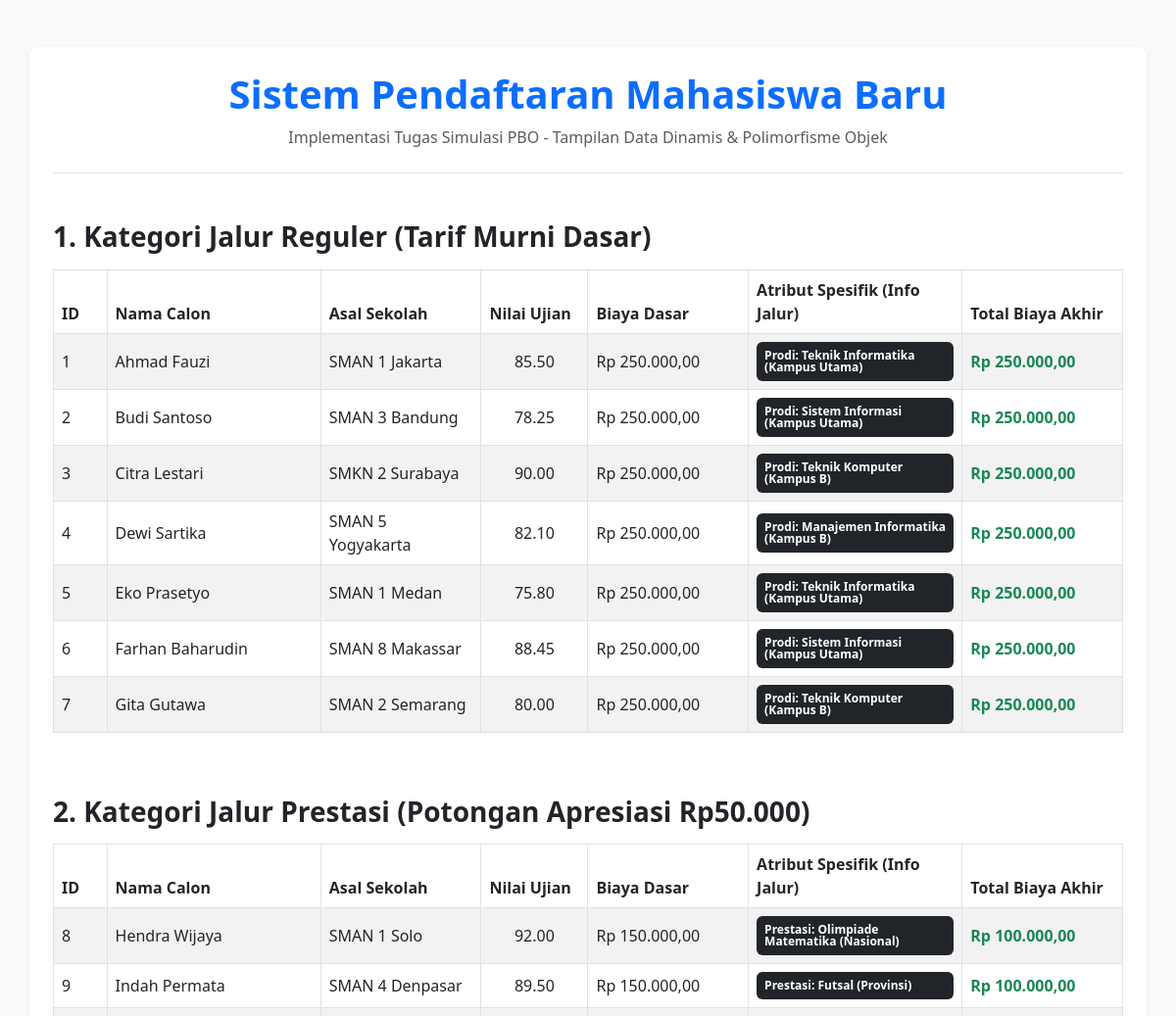
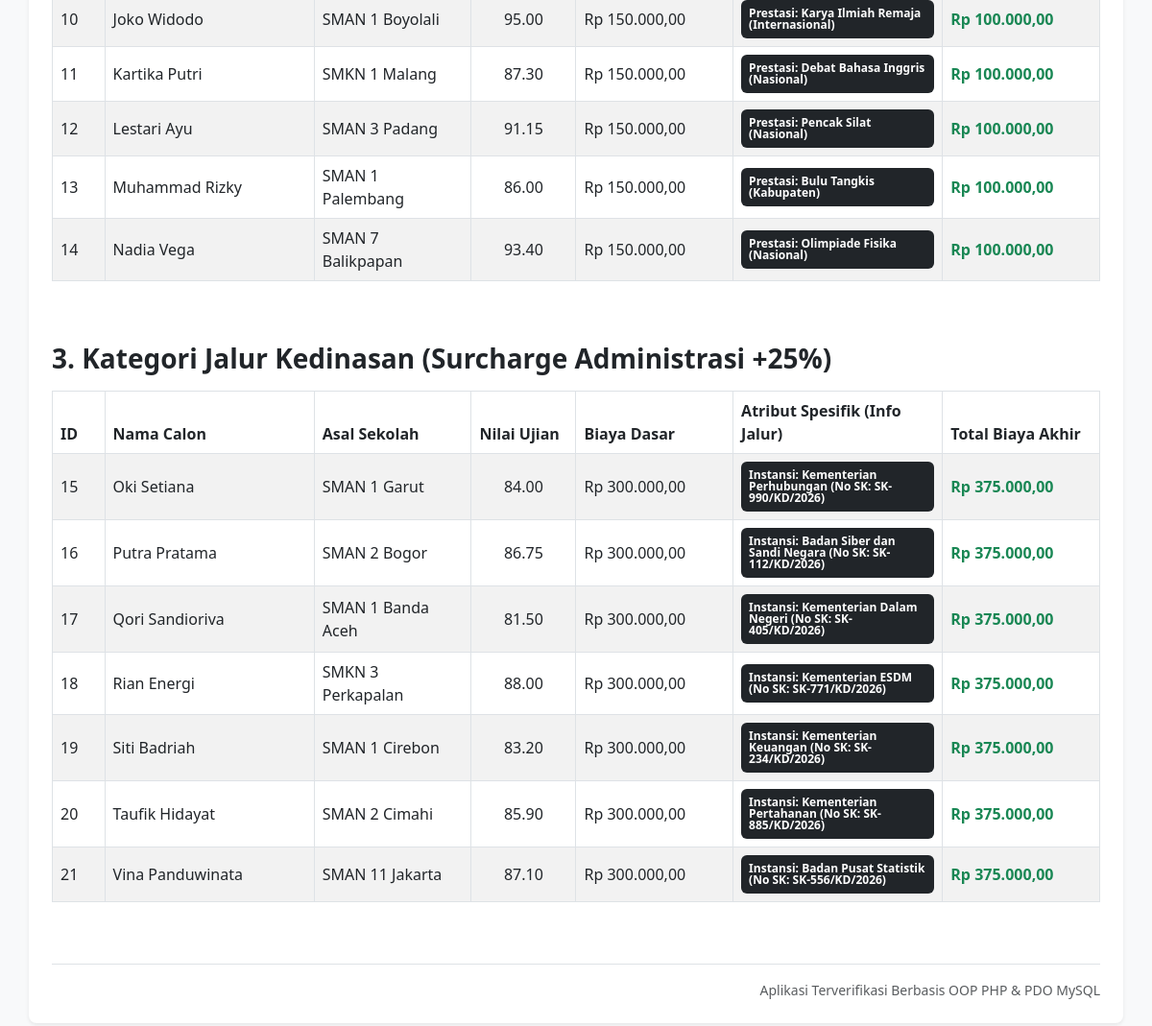
The page / on the database its author committed (2 pictures, top to bottom).
### tables this page shows
CREATE TABLE `tabel_pendaftaran` (
  `id_pendaftaran` int NOT NULL,
  `nama_calon` varchar(100) NOT NULL,
  `asal_sekolah` varchar(100) NOT NULL,
  `nilai_ujian` decimal(5,2) NOT NULL,
  `biaya_pendaftaran_dasar` decimal(10,2) NOT NULL,
  `jalur_pendaftaran` enum('Reguler','Prestasi','Kedinasan') NOT NULL,
  `pilihan_prodi` varchar(50) DEFAULT NULL,
  `lokasi_kampus` varchar(50) DEFAULT NULL,
  `jenis_prestasi` varchar(50) DEFAULT NULL,
  `tingkat_prestasi` varchar(30) DEFAULT NULL,
  `sk_ikatan_dinas` varchar(50) DEFAULT NULL,
  `instansi_sponsor` varchar(100) DEFAULT NULL
);

### pendaftaran.php (called while the page is built, shortened)
<?php
abstract class Pendaftaran {
    protected $id_pendaftaran;
    protected $nama_calon;
    protected $asal_sekolah;
    protected $nilai_ujian;
    protected $biayaPendaftaranDasar;
    public function __construct($id, $nama, $asal, $nilai, $biayaDasar) {
        $this->id_pendaftaran = $id;
        $this->nama_calon = $nama;
        $this->asal_sekolah = $asal;
        $this->nilai_ujian = $nilai;
        $this->biayaPendaftaranDasar = $biayaDasar;
    }
    public function getIdPendaftaran() { return $this->id_pendaftaran; }
    public function getNamaCalon() { return $this->nama_calon; }
    public function getAsalSekolah() { return $this->asal_sekolah; }
    public function getNilaiUjian() { return $this->nilai_ujian; }
    public function getBiayaDasar() { return $this->biayaPendaftaranDasar; }
}
?>

### PendaftaranReguler.php (called while the page is built, shortened)
<?php
require_once __DIR__ . '/Pendaftaran.php';
class PendaftaranReguler extends Pendaftaran {
    private $pilihanProdi;
    private $lokasiKampus;
    public function __construct($id, $nama, $asal, $nilai, $biayaDasar, $prodi, $kampus) {
        $this->pilihanProdi = $prodi;
        $this->lokasiKampus = $kampus;
    }
    public function hitungTotalBiaya() {
        return $this->biayaPendaftaranDasar;
    }
    public function tampilkanInfoJalur() {
        return "Prodi: " . $this->pilihanProdi . " (" . $this->lokasiKampus . ")";
    }
    public static function getDaftarReguler($db) {
        $query = "SELECT * FROM tabel_pendaftaran WHERE jalur_pendaftaran = 'Reguler'";
        $stmt = $db->prepare($query);
        $stmt->execute();
        $daftar = [];
        while ($row = $stmt->fetch(PDO::FETCH_ASSOC)) {
            $daftar[] = new PendaftaranReguler(
                $row['id_pendaftaran'], $row['nama_calon'], $row['asal_sekolah'],
                $row['nilai_ujian'], $row['biaya_pendaftaran_dasar'],
                $row['pilihan_prodi'], $row['lokasi_kampus']
            );
        }
        return $daftar;
    }
}
?>

### PendaftaranPrestasi.php (called while the page is built, shortened)
<?php
require_once __DIR__ . '/Pendaftaran.php';
class PendaftaranPrestasi extends Pendaftaran {
    private $jenisPrestasi;
    private $tingkatPrestasi;
    public function __construct($id, $nama, $asal, $nilai, $biayaDasar, $jenis, $tingkat) {
        $this->jenisPrestasi = $jenis;
        $this->tingkatPrestasi = $tingkat;
    }
    public function hitungTotalBiaya() {
        return $this->biayaPendaftaranDasar - 50000;
    }
    public function tampilkanInfoJalur() {
        return "Prestasi: " . $this->jenisPrestasi . " (" . $this->tingkatPrestasi . ")";
    }
    public static function getDaftarPrestasi($db) {
        $query = "SELECT * FROM tabel_pendaftaran WHERE jalur_pendaftaran = 'Prestasi'";
        $stmt = $db->prepare($query);
        $stmt->execute();
        $daftar = [];
        while ($row = $stmt->fetch(PDO::FETCH_ASSOC)) {
            $daftar[] = new PendaftaranPrestasi(
                $row['id_pendaftaran'], $row['nama_calon'], $row['asal_sekolah'],
                $row['nilai_ujian'], $row['biaya_pendaftaran_dasar'],
                $row['jenis_prestasi'], $row['tingkat_prestasi']
            );
        }
        return $daftar;
    }
}
?>

### PendaftaranKedinasan.php (called while the page is built, shortened)
<?php
require_once __DIR__ . '/Pendaftaran.php';
class PendaftaranKedinasan extends Pendaftaran {
    private $skIkatanDinas;
    private $instansiSponsor;
    public function __construct($id, $nama, $asal, $nilai, $biayaDasar, $sk, $sponsor) {
        $this->skIkatanDinas = $sk;
        $this->instansiSponsor = $sponsor;
    }
    public function hitungTotalBiaya() {
        return $this->biayaPendaftaranDasar * 1.25;
    }
    public function tampilkanInfoJalur() {
        return "Instansi: " . $this->instansiSponsor . " (No SK: " . $this->skIkatanDinas . ")";
    }
    public static function getDaftarKedinasan($db) {
        $query = "SELECT * FROM tabel_pendaftaran WHERE jalur_pendaftaran = 'Kedinasan'";
        $stmt = $db->prepare($query);
        $stmt->execute();
        $daftar = [];
        while ($row = $stmt->fetch(PDO::FETCH_ASSOC)) {
            $daftar[] = new PendaftaranKedinasan(
                $row['id_pendaftaran'], $row['nama_calon'], $row['asal_sekolah'],
                $row['nilai_ujian'], $row['biaya_pendaftaran_dasar'],
                $row['sk_ikatan_dinas'], $row['instansi_sponsor']
            );
        }
        return $daftar;
    }
}
?>

### index.php (the view, shortened to what this page needs)
<?php
require_once __DIR__ . '/PendaftaranReguler.php';
require_once __DIR__ . '/PendaftaranPrestasi.php';
require_once __DIR__ . '/PendaftaranKedinasan.php';
$database = new Database();
$db = $database->getConnection();
$dataReguler   = PendaftaranReguler::getDaftarReguler($db);
$dataPrestasi  = PendaftaranPrestasi::getDaftarPrestasi($db);
$dataKedinasan = PendaftaranKedinasan::getDaftarKedinasan($db);
function renderTabelPendaftaran($daftarObjek, $judulKategori, $headerClass) {
    echo "<h3 class='mt-4 mb-3 fw-semibold'>$judulKategori</h3>";
    echo "<div class='table-responsive mb-5'>";
    echo "<table class='table table-striped table-hover table-bordered align-middle'>";
    echo "<thead class='$headerClass text-white'>
            <tr>
                <th style='width: 5%;'>ID</th>
                <th style='width: 20%;'>Nama Calon</th>
                <th style='width: 15%;'>Asal Sekolah</th>
                <th style='width: 10%;'>Nilai Ujian</th>
                <th style='width: 15%;'>Biaya Dasar</th>
                <th style='width: 20%;'>Atribut Spesifik (Info Jalur)</th>
                <th style='width: 15%;'>Total Biaya Akhir</th>
            </tr>
          </thead>";
    echo "<tbody>";
    if (empty($daftarObjek)) {
        echo "<tr><td colspan='7' class='text-center text-muted py-3'>Tidak ada data calon mahasiswa untuk jalur ini.</td></tr>";
    } else {
        foreach ($daftarObjek as $mhs) {
            echo "<tr>";
            echo "<td>" . $mhs->getIdPendaftaran() . "</td>";
            echo "<td>" . htmlspecialchars($mhs->getNamaCalon()) . "</td>";
            echo "<td>" . htmlspecialchars($mhs->getAsalSekolah()) . "</td>";
            echo "<td class='text-center'>" . $mhs->getNilaiUjian() . "</td>";
            echo "<td>Rp " . number_format($mhs->getBiayaDasar(), 2, ',', '.') . "</td>";
            echo "<td><span class='badge bg-dark px-2 py-2 text-wrap text-start w-100'>" . htmlspecialchars($mhs->tampilkanInfoJalur()) . "</span></td>";
            echo "<td class='fw-bold text-success'>Rp " . number_format($mhs->hitungTotalBiaya(), 2, ',', '.') . "</td>";
            echo "</tr>";
        }
    }
    echo "</tbody></table></div>";
}
?>
<!DOCTYPE html>
<html lang="id">
<head>
    <link href="https://cdn.jsdelivr.net/npm/bootstrap@5.3.0/dist/css/bootstrap.min.css" rel="stylesheet">
</head>
<body class="bg-light">
    <div class="container my-5 shadow-sm p-4 bg-white rounded-3">
        <div class="text-center mb-5 border-bottom pb-4">
            <h1 class="fw-bold text-primary">Sistem Pendaftaran Mahasiswa Baru</h1>
            <p class="text-muted mb-0">Implementasi Tugas Simulasi PBO - Tampilan Data Dinamis & Polimorfisme Objek</p>
        </div>
        <?php
            renderTabelPendaftaran($dataReguler, "1. Kategori Jalur Reguler (Tarif Murni Dasar)", "bg-primary");
        ?>
        <div class="text-end text-muted small mt-4 pt-3 border-top">
            Aplikasi Terverifikasi Berbasis OOP PHP & PDO MySQL
        </div>
    </div>
</body>
</html>

### rows shown on the page
tabel_pendaftaran: id_pendaftaran "1", nama_calon "Ahmad Fauzi", asal_sekolah "SMAN 1 Jakarta", nilai_ujian "85.50", biaya_pendaftaran_dasar "250.000,00", $mhs->tampilkanInfoJalur() "Prodi: Teknik Informatika (Kampus Utama)"
tabel_pendaftaran: id_pendaftaran "2", nama_calon "Budi Santoso", asal_sekolah "SMAN 3 Bandung", nilai_ujian "78.25", biaya_pendaftaran_dasar "250.000,00", $mhs->tampilkanInfoJalur() "Prodi: Sistem Informasi (Kampus Utama)"
tabel_pendaftaran: id_pendaftaran "3", nama_calon "Citra Lestari", asal_sekolah "SMKN 2 Surabaya", nilai_ujian "90.00", biaya_pendaftaran_dasar "250.000,00", $mhs->tampilkanInfoJalur() "Prodi: Teknik Komputer (Kampus B)"
tabel_pendaftaran: id_pendaftaran "4", nama_calon "Dewi Sartika", asal_sekolah "SMAN 5 Yogyakarta", nilai_ujian "82.10", biaya_pendaftaran_dasar "250.000,00", $mhs->tampilkanInfoJalur() "Prodi: Manajemen Informatika (Kampus B)"
tabel_pendaftaran: id_pendaftaran "5", nama_calon "Eko Prasetyo", asal_sekolah "SMAN 1 Medan", nilai_ujian "75.80", biaya_pendaftaran_dasar "250.000,00", $mhs->tampilkanInfoJalur() "Prodi: Teknik Informatika (Kampus Utama)"
tabel_pendaftaran: id_pendaftaran "6", nama_calon "Farhan Baharudin", asal_sekolah "SMAN 8 Makassar", nilai_ujian "88.45", biaya_pendaftaran_dasar "250.000,00", $mhs->tampilkanInfoJalur() "Prodi: Sistem Informasi (Kampus Utama)"
tabel_pendaftaran: id_pendaftaran "7", nama_calon "Gita Gutawa", asal_sekolah "SMAN 2 Semarang", nilai_ujian "80.00", biaya_pendaftaran_dasar "250.000,00", $mhs->tampilkanInfoJalur() "Prodi: Teknik Komputer (Kampus B)"
tabel_pendaftaran: id_pendaftaran "8", nama_calon "Hendra Wijaya", asal_sekolah "SMAN 1 Solo", nilai_ujian "92.00", biaya_pendaftaran_dasar "150.000,00", $mhs->tampilkanInfoJalur() "Prestasi: Olimpiade Matematika (Nasional)", biaya_pendaftaran_dasar "100.000,00"
tabel_pendaftaran: id_pendaftaran "9", nama_calon "Indah Permata", asal_sekolah "SMAN 4 Denpasar", nilai_ujian "89.50", biaya_pendaftaran_dasar "150.000,00", $mhs->tampilkanInfoJalur() "Prestasi: Futsal (Provinsi)", biaya_pendaftaran_dasar "100.000,00"
tabel_pendaftaran: id_pendaftaran "10", nama_calon "Joko Widodo", asal_sekolah "SMAN 1 Boyolali", nilai_ujian "95.00", biaya_pendaftaran_dasar "150.000,00", $mhs->tampilkanInfoJalur() "Prestasi: Karya Ilmiah Remaja (Internasional)", biaya_pendaftaran_dasar "100.000,00"
tabel_pendaftaran: id_pendaftaran "11", nama_calon "Kartika Putri", asal_sekolah "SMKN 1 Malang", nilai_ujian "87.30", biaya_pendaftaran_dasar "150.000,00", $mhs->tampilkanInfoJalur() "Prestasi: Debat Bahasa Inggris (Nasional)", biaya_pendaftaran_dasar "100.000,00"
tabel_pendaftaran: id_pendaftaran "12", nama_calon "Lestari Ayu", asal_sekolah "SMAN 3 Padang", nilai_ujian "91.15", biaya_pendaftaran_dasar "150.000,00", $mhs->tampilkanInfoJalur() "Prestasi: Pencak Silat (Nasional)", biaya_pendaftaran_dasar "100.000,00"
tabel_pendaftaran: id_pendaftaran "13", nama_calon "Muhammad Rizky", asal_sekolah "SMAN 1 Palembang", nilai_ujian "86.00", biaya_pendaftaran_dasar "150.000,00", $mhs->tampilkanInfoJalur() "Prestasi: Bulu Tangkis (Kabupaten)", biaya_pendaftaran_dasar "100.000,00"
tabel_pendaftaran: id_pendaftaran "14", nama_calon "Nadia Vega", asal_sekolah "SMAN 7 Balikpapan", nilai_ujian "93.40", biaya_pendaftaran_dasar "150.000,00", $mhs->tampilkanInfoJalur() "Prestasi: Olimpiade Fisika (Nasional)", biaya_pendaftaran_dasar "100.000,00"
tabel_pendaftaran: id_pendaftaran "15", nama_calon "Oki Setiana", asal_sekolah "SMAN 1 Garut", nilai_ujian "84.00", biaya_pendaftaran_dasar "300.000,00", $mhs->tampilkanInfoJalur() "Instansi: Kementerian Perhubungan (No SK: SK-990/KD/2026)", biaya_pendaftaran_dasar "375.000,00"
tabel_pendaftaran: id_pendaftaran "16", nama_calon "Putra Pratama", asal_sekolah "SMAN 2 Bogor", nilai_ujian "86.75", biaya_pendaftaran_dasar "300.000,00", $mhs->tampilkanInfoJalur() "Instansi: Badan Siber dan Sandi Negara (No SK: SK-112/KD/2026)", biaya_pendaftaran_dasar "375.000,00"
tabel_pendaftaran: id_pendaftaran "17", nama_calon "Qori Sandioriva", asal_sekolah "SMAN 1 Banda Aceh", nilai_ujian "81.50", biaya_pendaftaran_dasar "300.000,00", $mhs->tampilkanInfoJalur() "Instansi: Kementerian Dalam Negeri (No SK: SK-405/KD/2026)", biaya_pendaftaran_dasar "375.000,00"
tabel_pendaftaran: id_pendaftaran "18", nama_calon "Rian Energi", asal_sekolah "SMKN 3 Perkapalan", nilai_ujian "88.00", biaya_pendaftaran_dasar "300.000,00", $mhs->tampilkanInfoJalur() "Instansi: Kementerian ESDM (No SK: SK-771/KD/2026)", biaya_pendaftaran_dasar "375.000,00"
tabel_pendaftaran: id_pendaftaran "19", nama_calon "Siti Badriah", asal_sekolah "SMAN 1 Cirebon", nilai_ujian "83.20", biaya_pendaftaran_dasar "300.000,00", $mhs->tampilkanInfoJalur() "Instansi: Kementerian Keuangan (No SK: SK-234/KD/2026)", biaya_pendaftaran_dasar "375.000,00"
tabel_pendaftaran: id_pendaftaran "20", nama_calon "Taufik Hidayat", asal_sekolah "SMAN 2 Cimahi", nilai_ujian "85.90", biaya_pendaftaran_dasar "300.000,00", $mhs->tampilkanInfoJalur() "Instansi: Kementerian Pertahanan (No SK: SK-885/KD/2026)", biaya_pendaftaran_dasar "375.000,00"
tabel_pendaftaran: id_pendaftaran "21", nama_calon "Vina Panduwinata", asal_sekolah "SMAN 11 Jakarta", nilai_ujian "87.10", biaya_pendaftaran_dasar "300.000,00", $mhs->tampilkanInfoJalur() "Instansi: Badan Pusat Statistik (No SK: SK-556/KD/2026)", biaya_pendaftaran_dasar "375.000,00"

### other values the page prints
$judulKategori "1. Kategori Jalur Reguler (Tarif Murni Dasar) 2. Kategori Jalur Prestasi (Potongan Apresiasi Rp50.000) 3. Kategori Jalur Kedinasan (Surcharge Administrasi +25%)"
